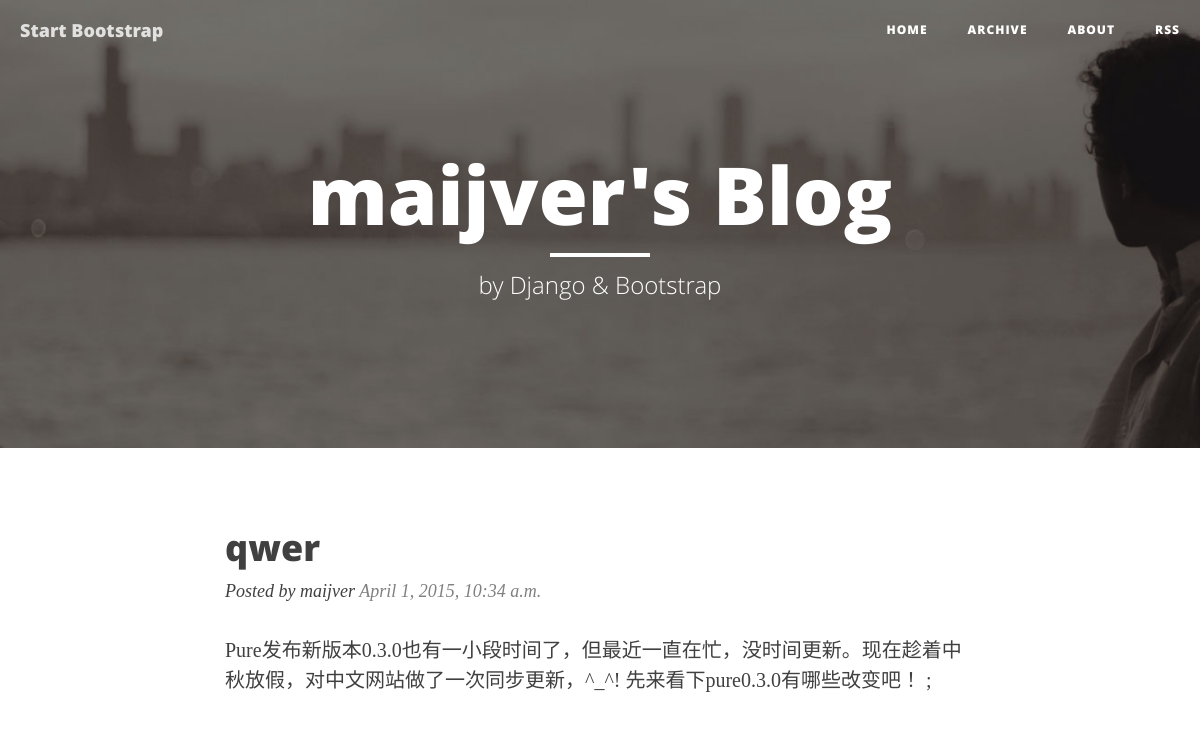
/2, run on the app's committed database.
### blog/models.py (models this page shows, shortened)
class Blog(models.Model):
    title = models.CharField(max_length=100)
    category = models.CharField(max_length=50)
    content = models.TextField(null=True)
    time = models.DateTimeField()
    class Meta:
        ordering = ['-time']

### blog/views.py (the view)
# urls.py: url(r'^(?P<id>\d+)','blog.views.post',name='detail'),
def post(request,id):
    try:
        post = Blog.objects.get(id = str(id))
    except Blog.DoesNotExist:
        raise Http404
    return render(request,'post.html',{'post':post})

### templates/post.html
{%extends 'index.html'%}
{%block pic%} style="background-image: url('/static/img/about-bg.jpg')" {%endblock%}
{% block content %}
    <div class="container">
        <div class="row">
            <div class="col-lg-8 col-lg-offset-2 col-md-10 col-md-offset-1">
                <div class="post-preview">
                    <a href="">
                        <h2 class="post-title">
                            {{post.title}}
                        </h2>
                    <p class="post-meta">Posted by <a href="#">maijver</a> {{post.time}}</p>
                            <p>{{post.content}}</p>
                    </a>
                </div>
            </div>
        </div>
    </div>
{%endblock%}

### data on the page
Blog: title "qwer", time "April 1, 2015, 10:34 a.m.", content "Pure发布新版本0.3.0也有一小段时间了，但最近一直在忙，没时间更新。现在趁着中秋放假，对中文网站做了一次同步更新，^_^! 先来看下pure0.3.0有哪些改变吧！ ;"
